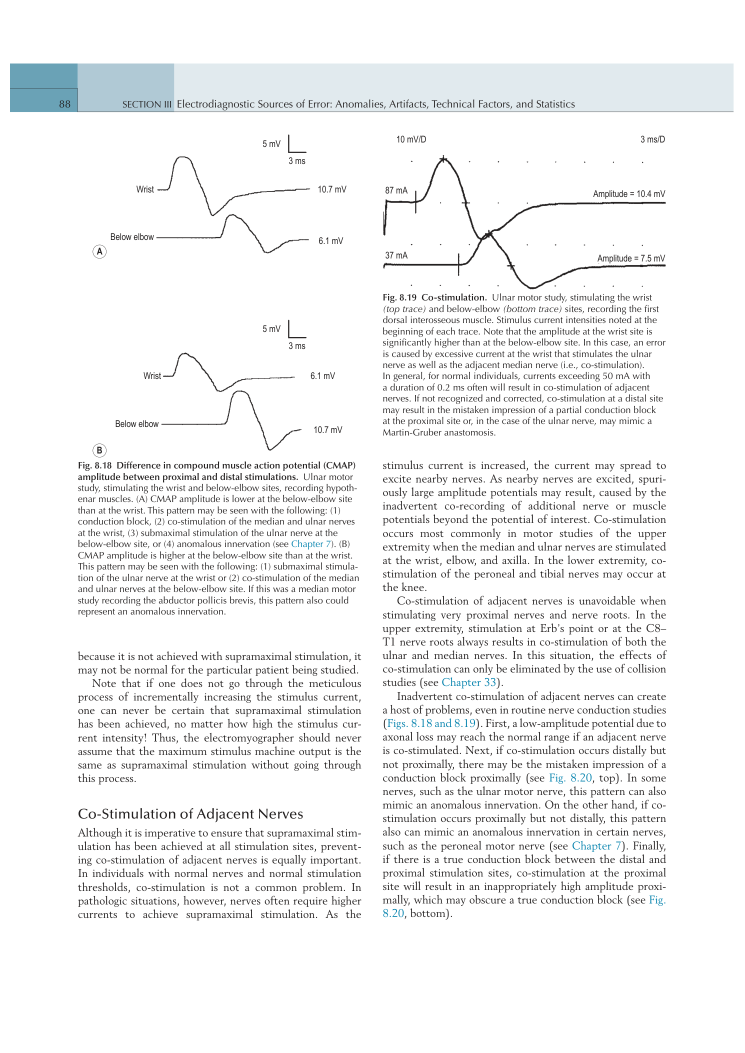
#> input picture projects/ncs-emg/book_page88.png, 1489 x 2105 px, found by its file name (shown at 1/2 size)
$ python concept14_costimulation_current_spread_aligned.py
#> lines starting #> are read from the running program, lines starting #| are printed output that depends on the picture
from pathlib import Path
from PIL import Image

ROOT = Path(r"C:\Users\uugur\OneDrive\Desktop\Second_Brain\10_Projects\presentations\artifacts_of_ncs_emg\animations")
OUT = ROOT / "kostimulasyon" / "animasyon-0-akim-yayilimi.html"
BOOK_PAGE = Path(r"C:\Users\uugur\OneDrive\Desktop\animations_ncs_emg\book_page88.png")
FIG_OUT = ROOT / "figures" / "source-v3" / "fig_8_19_costimulation_full.png"

with Image.open(BOOK_PAGE) as im:
    # Figure 8.19 traces, values, and explanatory caption from textbook page 88.
#> im is the input picture: PIL image 1489x2105 RGB; mean R, G, B 242.8, 243.4, 243.7
    crop = im.crop((755, 255, 1375, 875))
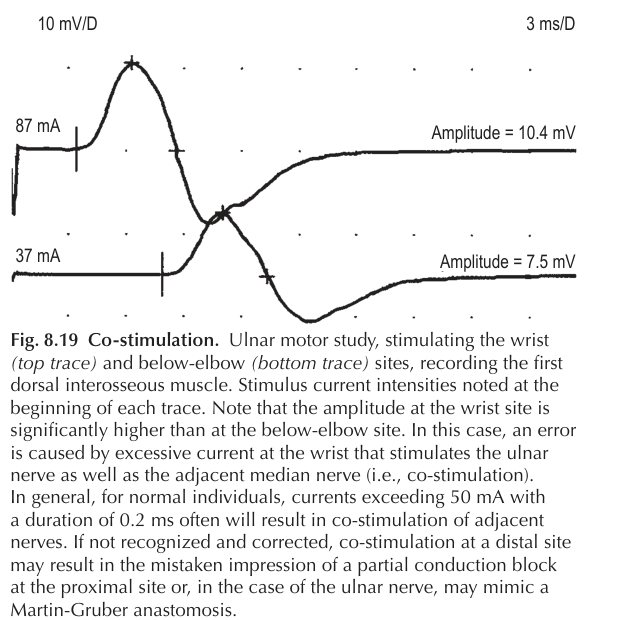
#> crop: PIL image 620x620 RGB; mean R, G, B 240.1, 239.9, 239.9
    crop.save(FIG_OUT)

HTML = r'''<!doctype html>
<html lang="tr">
<head>
<meta charset="utf-8">
<meta name="viewport" content="width=device-width,initial-scale=1">
<title>Akım Komşu Sinire Taşınca BKAP Hedefe Özgü Olmaktan Çıkar</title>
<style>
:root{--paper:#f7f8f9;--panel:#fff;--head:#e7edf3;--line:#d5dde4;--ink:#15232d;--muted:#60707d;--teal:#0f7a95;--cyan:#36c9d7;--green:#5eea8d;--amber:#ffc857;--red:#eb5a65;--blue:#64a7ff;--scope:#06140f;--grid:#143326}
*{box-sizing:border-box}html,body{width:100%;height:100%;margin:0;background:#fff;color:var(--ink);font-family:"Segoe UI",Inter,Arial,sans-serif}body{display:grid;place-items:center;padding:12px}
.app{width:min(calc(100vw - 24px),1500px);aspect-ratio:16/9;max-height:calc(100vh - 24px);background:var(--paper);border:1px solid #c8d1d9;box-shadow:0 18px 48px #23313b24;display:grid;grid-template-rows:42px 48px 1fr 70px 56px;overflow:hidden}
.titlebar,.toolbar{display:flex;align-items:center;padding:0 18px;border-bottom:1px solid var(--line)}.titlebar{justify-content:space-between;background:linear-gradient(#fff,#f0f3f5);font-size:14px;color:#43515c}.session{display:flex;align-items:center;gap:9px;font-weight:700}.dot{width:9px;height:9px;border-radius:50%;background:#2f7d52;box-shadow:0 0 7px #2f7d5270}.brand{font-weight:900;letter-spacing:.12em;color:#73808b}.brand b{color:var(--teal)}
.toolbar{gap:20px;background:var(--head)}.label{font-size:11px;letter-spacing:.08em;text-transform:uppercase;color:var(--muted);font-weight:900}.toolbar strong{font-size:15px}.mode{margin-left:auto;color:var(--teal);font-weight:900}
.workspace{min-height:0;padding:10px;display:grid;grid-template-columns:minmax(0,1fr) 326px;gap:10px}.panel{background:#fff;border:1px solid var(--line);min-width:0;min-height:0;overflow:hidden;display:flex;flex-direction:column}.panel-head{height:39px;flex:none;display:flex;align-items:center;justify-content:space-between;padding:0 13px;background:var(--head);border-bottom:1px solid var(--line);font-size:12px;font-weight:900;letter-spacing:.05em;text-transform:uppercase;color:#4a5964}
.state{padding:4px 10px;border-radius:999px;background:#e6f7ec;color:#28744a;border:1px solid #c8e8d3;text-transform:none;letter-spacing:0}.state.risk{background:#fff4d9;color:#8b5c00;border-color:#ead39a}.state.costim{background:#fde8ea;color:#a6313d;border-color:#f0c3c8}
.lab{flex:1;min-height:0;display:grid;grid-template-rows:45% 55%}.anatomy{position:relative;min-height:0;background:#101d24;border-bottom:4px solid #d5dde4}.scope{position:relative;min-height:0;background:var(--scope)}#anatomyCanvas,#scopeCanvas{position:absolute;inset:0;width:100%;height:100%}
.scope-legend{position:absolute;right:12px;top:8px;display:flex;gap:12px;padding:5px 8px;background:#06140fdb;border:1px solid #2b493a;color:#b8c8bf;font-size:11px;font-weight:800}.key{display:inline-flex;align-items:center;gap:5px}.sw{width:18px;height:3px;background:var(--green)}.sw.neighbor{background:var(--cyan)}
.model-tag{position:absolute;left:12px;bottom:8px;padding:5px 8px;background:#071118e8;border:1px solid #4c626f;color:#d9e7ec;font:800 10px Consolas,monospace}.model-tag b{color:var(--cyan)}
.side-body{padding:9px;display:grid;gap:6px;align-content:start;overflow:auto}.invariant{display:grid;grid-template-columns:1fr auto;gap:4px 9px;padding:7px 9px;border:1px solid #d6e2ea;background:#f2f7fa}.invariant span{font-size:10px;color:var(--muted);font-weight:800}.invariant b{font-size:10px;color:#256744}
.readout{display:grid;grid-template-columns:1fr auto;padding:6px 9px;border:1px solid var(--line);font-size:10.5px}.readout span{color:var(--muted);font-weight:800}.readout b{font-variant-numeric:tabular-nums}.readout.risk{background:#fff4d9;border-color:#ead39a}.readout.costim{background:#fde8ea;border-color:#f0c3c8}.readout.costim b{color:#a6313d}
.lesson{padding:7px 9px;border-left:4px solid var(--teal);background:#edf6f8;font-size:10.5px;line-height:1.31;font-weight:650}.lesson b{color:var(--teal)}.source{height:138px;border:1px solid var(--line);background:#fff;display:grid;grid-template-columns:112px 1fr;overflow:hidden}.source img{width:100%;height:100%;object-fit:contain;border-right:1px solid var(--line)}.source div{padding:6px;font-size:9.5px;line-height:1.22;color:var(--muted)}.source b{display:block;color:var(--ink);margin-bottom:3px}.source a{color:var(--teal);text-decoration:none;font-weight:800}.caveat{font-size:9px;line-height:1.25;color:#6e4b23;padding:5px 7px;background:#fff7e7;border-left:3px solid var(--amber)}
.controls{display:flex;align-items:center;justify-content:center;gap:8px;padding:9px 16px;background:#fff;border-top:1px solid var(--line)}button{appearance:none;border:1px solid #b8c5cf;background:#f2f5f7;color:var(--ink);font:800 12px "Segoe UI",sans-serif;padding:9px 13px;cursor:pointer;border-radius:3px}button:hover,button:focus-visible{background:#e2edf2;outline:2px solid #8ac4d1;outline-offset:1px}button.active{background:#dceef2;border-color:#62aaba;color:#0b6075}.stim{margin-left:18px;background:#172b24;color:#dfffea;border-color:#315a48}.stim:hover{background:#234436}.control-label{font-size:10px;color:var(--muted);font-weight:900;margin-right:4px;letter-spacing:.05em}
.bottom-bar{height:56px;display:flex!important;align-items:stretch!important;gap:1px!important;background:#d5dde4!important;border-top:1px solid #d5dde4!important}.bottom-bar .fkey{flex:1!important;background:#e7edf3!important;color:#16232c!important;text-decoration:none!important;display:flex!important;align-items:center!important;justify-content:center!important;gap:9px!important;padding:0 12px!important;font:800 13px/1 "Segoe UI",Arial,sans-serif!important}.bottom-bar .fkey span{color:#0f7a95!important;font-size:15px!important}.bottom-bar .fkey b{color:#16232c!important;font-size:13px!important}.bottom-bar .fkey:hover,.bottom-bar .fkey:focus-visible{background:#dce8f0!important;outline:none!important}
@media(max-width:980px){body{padding:0}.app{width:100vw;min-height:100vh;max-height:none;aspect-ratio:auto;grid-template-rows:42px auto minmax(760px,1fr) auto 56px}.toolbar{padding:8px 12px;flex-wrap:wrap}.workspace{grid-template-columns:1fr}.source{height:160px}.controls{flex-wrap:wrap}}
</style>
</head>
<body>
<main class="app">
  <div class="titlebar"><div class="session"><span class="dot"></span>EDX Öğrenim İstasyonu — Bölüm 8</div><div class="brand"><b>EDX</b>SİM</div></div>
  <div class="toolbar"><span class="label">Konu</span><strong>Komşu sinir ko-stimülasyonu</strong><span class="label">Tek değişken</span><strong>Uyarım akımı · 0,2 ms sabit</strong><span class="mode">SERBEST LABORATUVAR</span></div>
  <section class="workspace">
    <div class="panel">
      <div class="panel-head"><span>Ulnar hedef · FDI kaydı · median komşu kanal</span><span id="stateBadge" class="state">Seçici uyarım</span></div>
      <div class="lab">
        <div class="anatomy" id="anatomy"><canvas id="anatomyCanvas"></canvas><div class="model-tag"><b>MODEL:</b> stimülatör konumu sabit · yalnız akım alanı genişler</div></div>
        <div class="scope" id="scope"><canvas id="scopeCanvas"></canvas><div class="scope-legend"><span class="key"><i class="sw"></i>FDI · hedef kayıt</span><span class="key"><i class="sw neighbor"></i>APB · komşu kontrol</span></div></div>
      </div>
    </div>
    <aside class="panel">
      <div class="panel-head"><span>Ko-stimülasyon işaretleri</span></div>
      <div class="side-body">
        <div class="invariant"><span>Uyarım noktası</span><b>BİLEK · SABİT</b><span>Pulse süresi</span><b>0,2 ms · SABİT</b><span>Ulnar rekrutman</span><b>%100 · SABİT</b></div>
        <div id="currentRow" class="readout"><span>Uyarım akımı</span><b id="currentOut">37 mA</b></div>
        <div id="medianRow" class="readout"><span>Median komşu aktivasyonu</span><b id="medianOut">%0</b></div>
        <div id="fdiRow" class="readout"><span>FDI kayıt amplitüdü</span><b id="fdiOut">7,5 mV</b></div>
        <div id="morphRow" class="readout"><span>FDI morfolojisi</span><b id="morphOut">KARARLI</b></div>
        <div id="twitchRow" class="readout"><span>Gözlenen twitch</span><b id="twitchOut">YALNIZ ULNAR</b></div>
        <div class="lesson" id="lesson"><b>37 mA:</b> Ulnar sinir supramaksimal; median komşu kanal sessiz ve FDI morfolojisi kararlı.</div>
        <div class="source"><img src="../figures/source-v3/fig_8_19_costimulation_full.png" alt="Şekil 8.19 ulnar motor ko-stimülasyon"><div><b>Şekil 8.19 · gerçek kayıt</b>Bilekte 87 mA ile 10,4 mV; dirsek altında 37 mA ile 7,5 mV. Kitap, yüksek distal akımın ulnar ve median sinirleri birlikte uyardığını belirtir.<br><a href="https://pmc.ncbi.nlm.nih.gov/articles/PMC11131082/" target="_blank" rel="noreferrer">Güncel CMAP incelemesi</a></div></div>
        <div class="caveat"><b>Sınır:</b> “50 mA” evrensel eşik değildir; anatomi, stimülatör konumu, pulse süresi ve impedansa bağlıdır. Ani morfoloji değişimi + komşu twitch/kanal yanıtı daha değerlidir.</div>
      </div>
    </aside>
  </section>
  <div class="controls"><span class="control-label">AKIM BASAMAĞI</span><button id="lowBtn" class="active">37 mA · seçici</button><button id="riskBtn">50 mA · risk sınırı</button><button id="highBtn">87 mA · Şekil 8.19</button><button id="stimBtn" class="stim">Uyarıyı göster</button></div>
  <nav class="bottom-bar" aria-label="Standart sunum gezinmesi"><a class="fkey" href="index.html"><span>F1</span><b>Önceki</b></a><a class="fkey" href="../index.html"><span>F2</span><b>İçindekiler</b></a><a class="fkey" href="hata-oruntuleri.html"><span>F3</span><b>Sonraki</b></a></nav>
</main>
<script>
const DATA={
 low:{key:"selective",current:37,field:46,medianActivation:0,fdiAmp:7.5,morphology:"stable",twitch:"ulnar_only"},
 risk:{key:"risk_boundary",current:50,field:62,medianActivation:12,fdiAmp:7.7,morphology:"watch",twitch:"ulnar_only"},
 high:{key:"costimulation",current:87,field:92,medianActivation:100,fdiAmp:10.4,morphology:"changed",twitch:"ulnar_plus_median"}
};
const anatomy=document.getElementById("anatomyCanvas"),ac=anatomy.getContext("2d"),anatomyWrap=document.getElementById("anatomy");
const scope=document.getElementById("scopeCanvas"),sc=scope.getContext("2d"),scopeWrap=document.getElementById("scope");
const lowBtn=document.getElementById("lowBtn"),riskBtn=document.getElementById("riskBtn"),highBtn=document.getElementById("highBtn"),buttons=[lowBtn,riskBtn,highBtn];
const badge=document.getElementById("stateBadge"),currentOut=document.getElementById("currentOut"),medianOut=document.getElementById("medianOut"),fdiOut=document.getElementById("fdiOut"),morphOut=document.getElementById("morphOut"),twitchOut=document.getElementById("twitchOut"),lesson=document.getElementById("lesson");
let level="low",stimStart=-1,raf=0,dpr=Math.max(1,window.devicePixelRatio||1);
function fit(canvas,wrap){const r=wrap.getBoundingClientRect(),w=Math.max(320,Math.round(r.width)),h=Math.max(130,Math.round(r.height));canvas.width=Math.round(w*dpr);canvas.height=Math.round(h*dpr);canvas.style.width=w+"px";canvas.style.height=h+"px";canvas.getContext("2d").setTransform(dpr,0,0,dpr,0,0);return{w,h}}
function clamp(v,a,b){return Math.max(a,Math.min(b,v))}
function line(c,pts,color,width=2,dash=[]){c.save();c.strokeStyle=color;c.lineWidth=width;c.setLineDash(dash);c.beginPath();pts.forEach((p,i)=>i?c.lineTo(p[0],p[1]):c.moveTo(p[0],p[1]));c.stroke();c.restore()}
function label(c,text,x,y,color="#dce8ed",size=11,align="left"){c.fillStyle=color;c.font=`800 ${size}px Segoe UI`;c.textAlign=align;c.fillText(text,x,y);c.textAlign="left"}
function dot(c,x,y,r,fill,stroke="#fff",width=2){c.beginPath();c.arc(x,y,r,0,Math.PI*2);c.fillStyle=fill;c.fill();c.strokeStyle=stroke;c.lineWidth=width;c.stroke()}
function wave(t,on,amp,neighbor=0){const artifact=1.15*Math.exp(-Math.pow((t-.20)/.025,2))-.65*Math.exp(-Math.pow((t-.26)/.045,2));const base=-1.04*Math.exp(-Math.pow((t-on-.48)/.34,2))+.76*Math.exp(-Math.pow((t-on-1.18)/.50,2))-.10*Math.exp(-Math.pow((t-on-2.15)/.82,2));const extra=neighbor*(.34*Math.exp(-Math.pow((t-on-.12)/.24,2))-.22*Math.exp(-Math.pow((t-on-.55)/.30,2)));return artifact+amp*base+amp*extra}
function drawAnatomy(now){
  const {w,h}=fit(anatomy,anatomyWrap);ac.clearRect(0,0,w,h);ac.fillStyle="#101d24";ac.fillRect(0,0,w,h);
  const d=DATA[level],stimX=w*.24,ulnarY=h*.37,medianY=h*.67,targetX=w*.86;
  line(ac,[[w*.08,ulnarY],[w*.92,ulnarY]],"#b58b43",7);line(ac,[[w*.08,medianY],[w*.92,medianY]],"#476979",7);
  label(ac,"ULNAR · HEDEF",w*.08,ulnarY-16,"#e0bd78",11);label(ac,"MEDİAN · KOMŞU",w*.08,medianY-16,"#8bc6da",11);
  ac.save();ac.beginPath();ac.arc(stimX,(ulnarY+medianY)/2,d.field,0,Math.PI*2);ac.fillStyle=level==="high"?"rgba(235,90,101,.18)":level==="risk"?"rgba(255,200,87,.16)":"rgba(94,234,141,.13)";ac.fill();ac.strokeStyle=level==="high"?"#eb5a65":level==="risk"?"#ffc857":"#5eea8d";ac.lineWidth=2;ac.stroke();ac.restore();
  dot(ac,stimX,(ulnarY+medianY)/2,11,"#111820","#ffc857");label(ac,`${d.current} mA · 0,2 ms`,stimX,(ulnarY+medianY)/2-18,"#ffc857",11,"center");
  dot(ac,targetX,ulnarY,8,"#5eea8d");label(ac,"FDI KAYDI",targetX,ulnarY-17,"#5eea8d",10,"center");dot(ac,targetX,medianY,8,"#36c9d7");label(ac,"APB KONTROL",targetX,medianY-17,"#36c9d7",10,"center");
  label(ac,"ULNAR %100",w*.60,ulnarY-16,"#5eea8d",10,"center");label(ac,`MEDİAN %${d.medianActivation}`,w*.60,medianY-16,d.medianActivation?"#ff9aa2":"#70848d",10,"center");
  if(stimStart>=0){
    const e=(now-stimStart)/1000,q=clamp((e-.12)/1.20,0,1);if(q>0&&q<1){for(let i=0;i<12;i++)dot(ac,stimX+(targetX-stimX)*q,ulnarY+(i%5-2)*2.6,2.6,"#5eea8d","rgba(255,255,255,.8)",.7);if(d.medianActivation>0){const n=Math.max(2,Math.round(10*d.medianActivation/100));for(let i=0;i<n;i++)dot(ac,stimX+(targetX-stimX)*q,medianY+(i%5-2)*2.6,2.6,"#36c9d7","rgba(255,255,255,.8)",.7)}}
    if(e<.38){const a=1-e/.38;ac.beginPath();ac.arc(stimX,(ulnarY+medianY)/2,d.field+18*(1-a),0,Math.PI*2);ac.strokeStyle=`rgba(255,200,87,${a})`;ac.lineWidth=4;ac.stroke()}
    if(e>2.0)stimStart=-1;
  }
}
function drawScope(now){
  const {w,h}=fit(scope,scopeWrap);sc.clearRect(0,0,w,h);sc.fillStyle="#06140f";sc.fillRect(0,0,w,h);
  const d=DATA[level],L=52,R=w-24,T=26,B=h-27,rowGap=(B-T)/2,windowMs=9,halfMv=13,x=t=>L+(R-L)*t/windowMs;
  sc.strokeStyle="#143326";sc.lineWidth=1;for(let i=0;i<=9;i++){sc.beginPath();sc.moveTo(x(i),T);sc.lineTo(x(i),B);sc.stroke()}for(let i=0;i<=6;i++){const yy=T+(B-T)*i/6;sc.beginPath();sc.moveTo(L,yy);sc.lineTo(R,yy);sc.stroke()}
  const elapsed=stimStart>=0?(now-stimStart)/1000:99,progress=clamp(elapsed/1.45,0,1);
  function trace(row,name,amp,on,color,neighbor=0){const mid=T+rowGap*(row+.5),y=v=>mid+(v/halfMv)*rowGap*.42;sc.strokeStyle=color;sc.lineWidth=2.2;sc.beginPath();const n=Math.floor(760*(stimStart>=0?progress:1));for(let i=0;i<=n;i++){const t=windowMs*i/760,v=wave(t,on,amp,neighbor);i?sc.lineTo(x(t),y(v)):sc.moveTo(x(t),y(v))}sc.stroke();label(sc,name,L+9,mid-rowGap*.31,color,11);line(sc,[[L,mid],[R,mid]],"#27533e",1)}
  trace(0,`FDI · hedef kayıt · ${d.fdiAmp.toFixed(1).replace(".",",")} mV`,d.fdiAmp,3.0,"#5eea8d",d.medianActivation/100);
  trace(1,`APB · komşu kontrol · ${d.medianActivation?"YANIT VAR":"SESSİZ"}`,5.8*d.medianActivation/100,2.8,"#36c9d7",0);
  label(sc,"5 mV/div · model kayıtlar; Şekil 8.19 değerleri FDI kanalında korunmuştur",L,T-8,"#789486",10);
}
function updateUI(){
  const d=DATA[level],idx=level==="low"?0:level==="risk"?1:2;buttons.forEach((b,i)=>b.classList.toggle("active",i===idx));
  badge.textContent=level==="low"?"Seçici uyarım":level==="risk"?"Komşu sinir riski":"Median + ulnar ko-stimülasyonu";badge.className=level==="low"?"state":level==="risk"?"state risk":"state costim";
  currentOut.textContent=d.current+" mA";medianOut.textContent="%"+d.medianActivation;fdiOut.textContent=d.fdiAmp.toFixed(1).replace(".",",")+" mV";morphOut.textContent=d.morphology==="stable"?"KARARLI":d.morphology==="watch"?"İZLE":"DEĞİŞTİ";twitchOut.textContent=d.twitch==="ulnar_only"?"YALNIZ ULNAR":"ULNAR + MEDİAN";
  ["currentRow","medianRow","fdiRow","morphRow","twitchRow"].forEach(id=>document.getElementById(id).className=level==="low"?"readout":level==="risk"?"readout risk":"readout costim");
  if(level==="low")lesson.innerHTML="<b>37 mA:</b> Ulnar sinir supramaksimal; median komşu kanal sessiz ve FDI morfolojisi kararlı.";
  else if(level==="risk")lesson.innerHTML="<b>50 mA:</b> Kitabın 0,2 ms için vurguladığı risk bölgesine girilir. Tek başına akım değeri tanı koydurmaz; komşu twitch ve morfoloji izlenir.";
  else lesson.innerHTML="<b>87 mA · Şekil 8.19:</b> Median sinir de aktive olur. FDI elektrodu hedef dışı hacim iletilmiş komponenti toplar; amplitüd 7,5'ten 10,4 mV'ye çıkar ve morfoloji değişir.";
  window.__costimCurrentState={level:d.key,current:d.current,pulseDuration:0.2,stimulatorPosition:"fixed",ulnarRecruitment:100,medianActivation:d.medianActivation,targetRecording:"FDI",neighborControl:"APB",fdiAmp:d.fdiAmp,morphology:d.morphology,twitch:d.twitch,bookReference:{wristCurrent:87,wristAmp:10.4,belowElbowCurrent:37,belowElbowAmp:7.5}};
}
function setLevel(v){level=v;updateUI();draw(performance.now())}
lowBtn.addEventListener("click",()=>setLevel("low"));riskBtn.addEventListener("click",()=>setLevel("risk"));highBtn.addEventListener("click",()=>setLevel("high"));document.getElementById("stimBtn").addEventListener("click",()=>{stimStart=performance.now();if(!raf)raf=requestAnimationFrame(loop)});
function draw(now){drawAnatomy(now);drawScope(now)}function loop(now){draw(now);if(stimStart>=0)raf=requestAnimationFrame(loop);else raf=0}
new ResizeObserver(()=>draw(performance.now())).observe(document.querySelector(".app"));setLevel("low");
</script>
<script data-standard-nav-v3>document.addEventListener("keydown",e=>{if(["INPUT","SELECT","TEXTAREA"].includes(document.activeElement?.tagName))return;const k=e.key.toUpperCase();const a=k==="F1"?document.querySelector(".bottom-bar .fkey:nth-child(1)"):k==="F2"?document.querySelector(".bottom-bar .fkey:nth-child(2)"):k==="F3"?document.querySelector(".bottom-bar .fkey:nth-child(3)"):null;if(a){e.preventDefault();location.href=a.href}});</script>
</body>
</html>'''

OUT.write_text(HTML, encoding="utf-8")
print(OUT)
print(FIG_OUT)

$ run again, with projects/ncs-emg/book_page84.png copied over projects/ncs-emg/book_page88.png
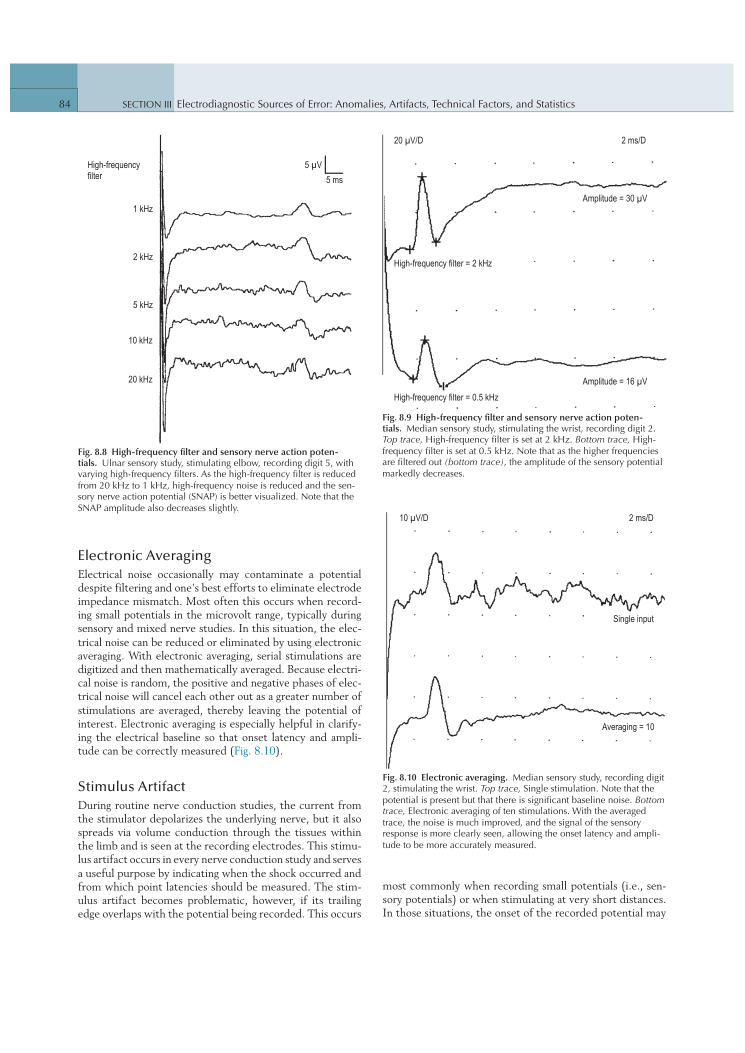
#> input picture projects/ncs-emg/book_page84.png, 1489 x 2105 px, found by its file name (shown at 1/2 size)
#> im is the input picture: PIL image 1489x2105 RGB; mean R, G, B 245.1, 245.7, 246
#> `crop = im.crop((755, 255, 1375, 875))`:
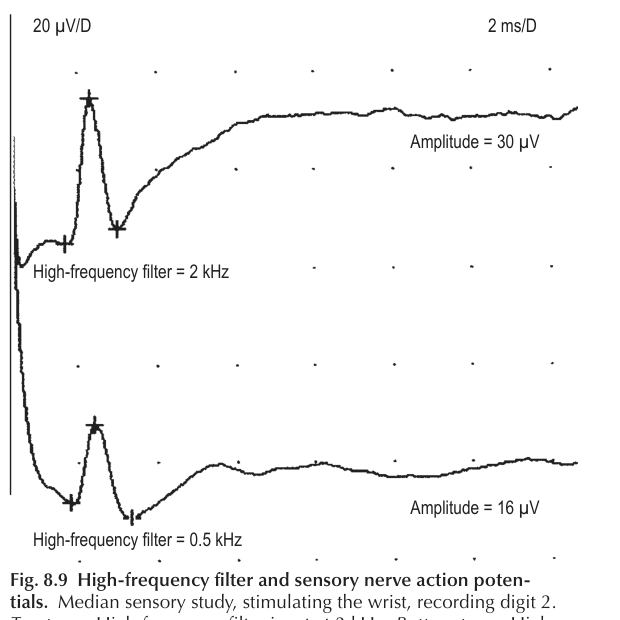
#> crop: PIL image 620x620 RGB; mean R, G, B 247.5, 247.4, 247.4
